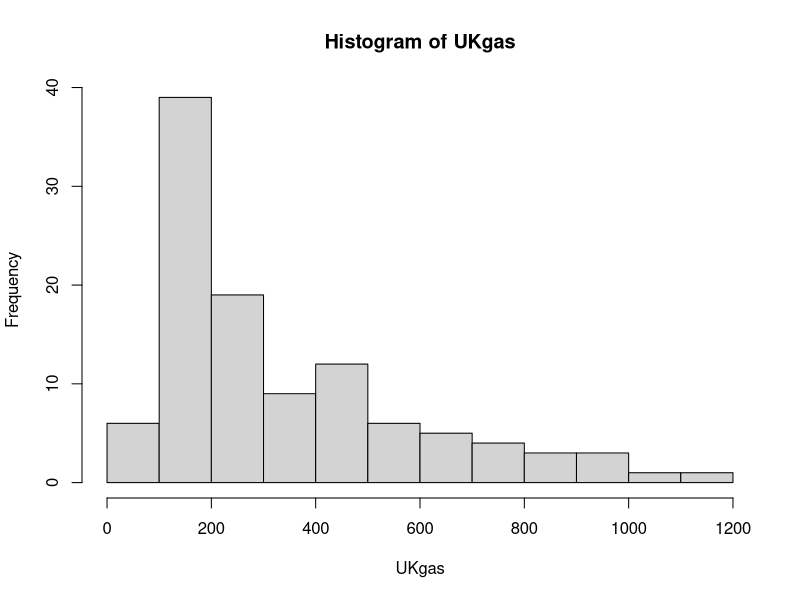

The R source for this figure: (Note: this script raises an error after producing the figure.)
#########################################################
# Assignment 01 Collaborative Social Sciene Data Analysis
# Björn Boening | bjoernboening
# UKgas dataset from R
# 30 Sept 2015

install.packages("rmmarkdown") # to hopefully make cool presentations in the future :D
data(UKgas) # load dataset
?UKgas # data signature
hist(UKgas) # view a histogram
ls(UKgas) #list objects - okay, there are no objects
names(UKgas) #list variables - yep, no variables, but we could generate some
str(UKgas) # data structure - no useful data structure so far to answer both research questions 
levels(UKgas) # data levels - nope! no data levels
ls(UKgas) # list UKgas again
summary(UKgas) # basic summary statistics
sort(UKgas) # here I want to sort my data and reshape it, *i miss excel*
length(UKgas)
test<-UKgas[sequence(1,108,2)]
test <- UKgas[seq]
boxplot(UKgas)
plot(UKgas) # well, it didnt work but at least I can show a plot which shows the answer to question #1 in my readme.

### next assignment follows

# Citation of used software:
# R Core Team (2015). R: A language and environment for
# statistical computing. R Foundation for Statistical Computing,
# Vienna, Austria. URL https://www.R-project.org/.
